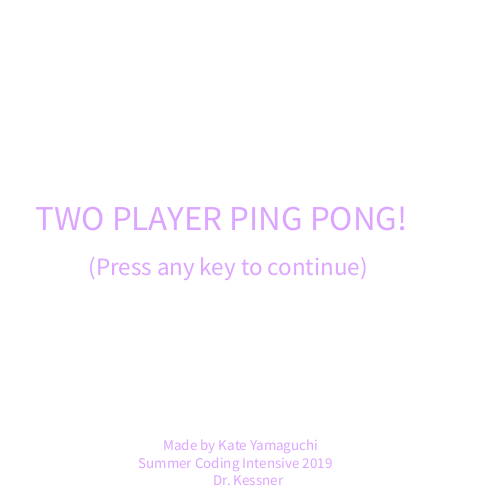
Frame 1 (no input)
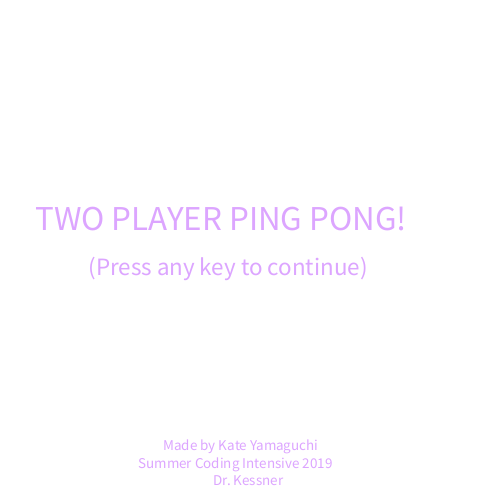
Frame 60 (the mouse pressed at the canvas centre just before this capture)
Frame 120 (the mouse held since frame 60 and released just before this capture): identical to frame 60, image omitted

The Processing sketch that drew these frames (run headless with seeded random() and noise(); from frame 60 on, the mouse is pressed at the canvas centre):

// Processing sketch: kate
// ── kate.pde

int state = 0;

boolean gameover= false, right = false, left = false, d = false, a = false;
int topscore = 0;
int bottomscore = 0;
float changespeed = 0;
Paddle bottom;
Paddle top;
Ball ball;










void setup()
{
  size(500, 500);
  frameRate(100);
  noStroke();
  ball = new Ball();
  bottom = new Paddle();
  top = new Paddle();
  top.y=0;
}










void draw()
{
  background(255);
  
   if (state == 0)
  {
    drawStart();
  }
  else if (state == 1)
  {
    drawDirections();
  }
  else if (state == 2)
  {
    drawGame();
  }
  else
  {
     drawEnd();
  }
}










void drawStart()
{
  fill(#DCA5FF);
  textSize(35);
  text ("TWO PLAYER PING PONG!", 35, 230);
  textSize(25);
  text ("(Press any key to continue)", 87.5, 275);
  textSize(15);
  text ("Made by Kate Yamaguchi", 162.5, 450);
  text ("Summer Coding Intensive 2019", 137.5, 467.5);
  text ("Dr. Kessner", 212.5, 485);
}










void drawDirections()
{
  background(255);
  fill(#DCA5FF);
  textSize(37.5);
  text("Directions", 162.5, 200);
  textSize(15);
  text("Top Player: Use the a and d keys to move", 100, 275);
  text("Bottom Player: Use the left and right arrow keys to move", 50, 300);
  textSize(25);
  text ("(Press any key to start)", 112.5, 375);
}










void drawGame()
{
  bottom.show();
  top.show();
    
  if (left == true)
  {
    bottom.moveleft();
  }
  if (right == true)
  {
    bottom.moveright();
  }
  if (a == true)
  {
    top.moveleft();
  }
  if (d == true)
  {
    top.moveright();
  }
    
  ball.move();
  ball.bounce();
  ball.show();
    
  if (ball.y<-10)
  {
    gameover = true;
    bottomscore++;
    state = 3;
  }
  if (ball.y>510)
  {
    gameover = true;
    topscore++;
    state = 3;
  }
}










void drawEnd()
{
  changespeed = 0;
  fill(0);
  textSize(15);
  text("Top Player's Score: " + topscore, 15, 290);
  text("Bottom Player's Score: " +bottomscore, 15, 330);
  fill(255, 0, 0);
  textSize(27);
  text("Game Over! Press any key to restart.", 15, 225);

}










void resetGame()
{
  //if (keyPressed == true)
  {
    ball.x = int (random(200, 301));
    ball.y = int (random(200, 301));
    int xdirection = int(random(2));
    int ydirection = int(random(2));
    
    if (xdirection == 0)
    {
      ball.right = true;
    }
    else
    {
      ball.right = false;
    }
    if (ydirection == 0)
    {
      ball.up = true;
    }
    else
    {
      ball.up = false;
    }
    gameover = false;
  }  
}










void keyPressed()
{
  if (state == 0)
  {
    state = 1;
  }
  else if (state == 1)
  {
    state = 2;
  }
  else if (state == 2)
  {
    if (keyCode == LEFT)
    {
      left = true;
    }
    if (keyCode == RIGHT)
    {
      right = true;
    }
    if (key == 'a')
    {
      a = true;
    }
    if (key == 'd')
    {
      d = true;
    }
  }
  else if (state == 3)
  {
    state = 2;
    resetGame();
  }
}










void keyReleased()
{
  if (keyCode == LEFT)
  {
    left = false;
  }
  if (keyCode == RIGHT)
  {
    right = false;
  }
  if (key == 'a')
  {
    a = false;
  }
  if (key == 'd')
  {
    d = false;
  }
}










class Paddle
{
  int x, y;
  Paddle ()
  {
    x = 250;
    y = 495;
  }
  void show()
  {
    fill(#46B0FF);
    rect(x, y, 60, 5);
  }
  void moveleft()
  {
    if (x>=0)
    {
      x-=5;
    }
  }
  void moveright()
  {
    if (x<=445)
    {
      x+=5;
    }
  }
}










class Ball
{
  int x, y;
  boolean up, right;
  Ball()
  {
    x=15;
    y=485;
    up=true;
    right=true;
  }
  void move()
  {
    if (up==true)
    {
      y=int(y-2-changespeed/2);
    }
    else  //up==false
    {
      y=int(y+2+changespeed/2);
    }
    if (right==true)
    {
      x=int(x+2+changespeed);
    }
    else  //right==false
    {
      x=int(x-2-changespeed);
    }
  }
  void bounce()
  {
    if (get(int(x)-8, int(y))!=color(255))
    {
      right=true;
    }
    if (get(int(x)+8, int(y))!=color(255))
    {
      right=false;
    }
    if (get(int(x), int(y)-8)==color(#46B0FF))
    {
      up=false;
    }
    if (get(int(x), int(y)+8)==color(#46B0FF))
    {
      up=true;
      changespeed+=1.0/4;
    }
  }
  void show()
  {
    fill(#FFED1F);
    ellipse(x, y, 16, 16);
  }
}
